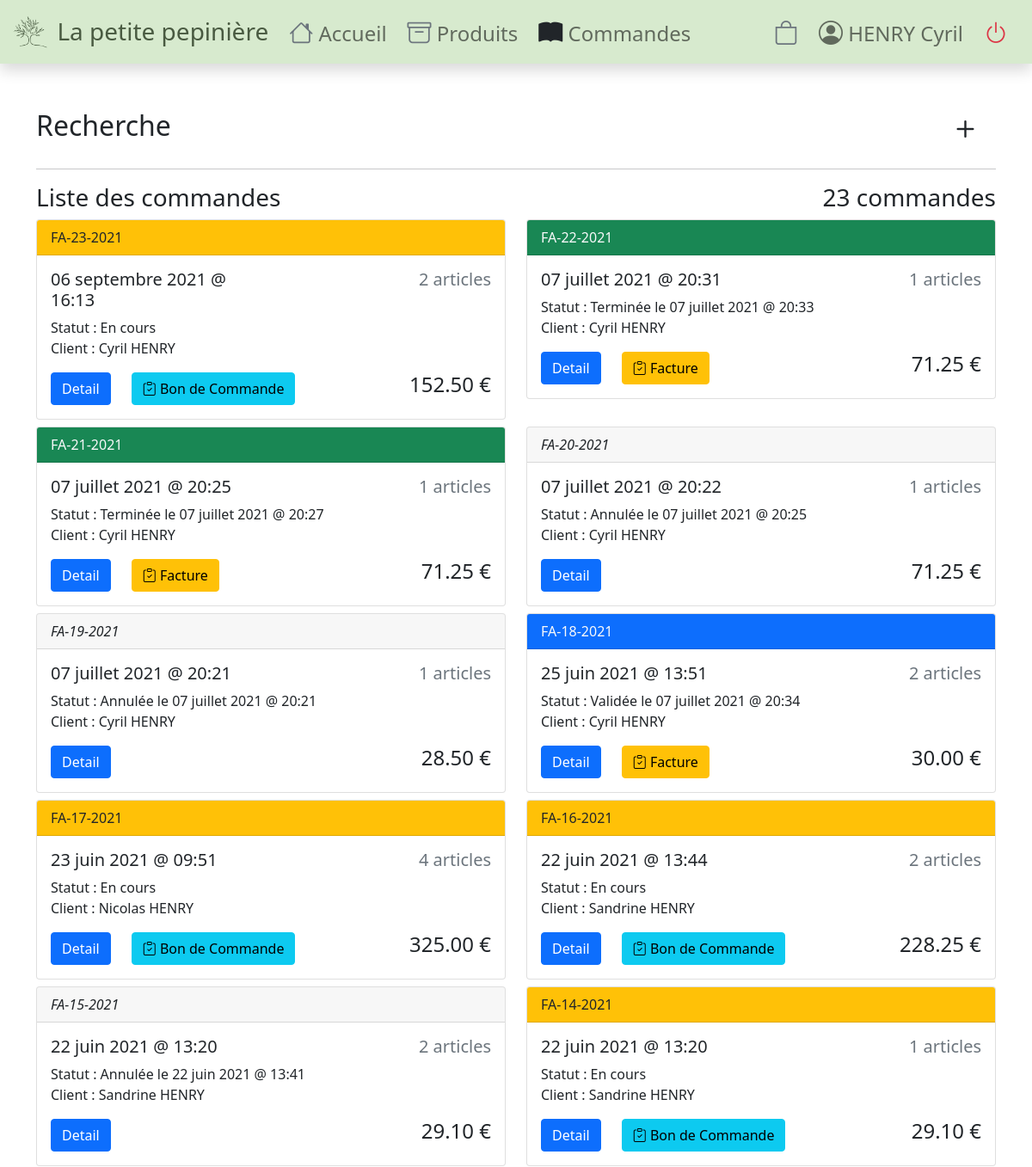
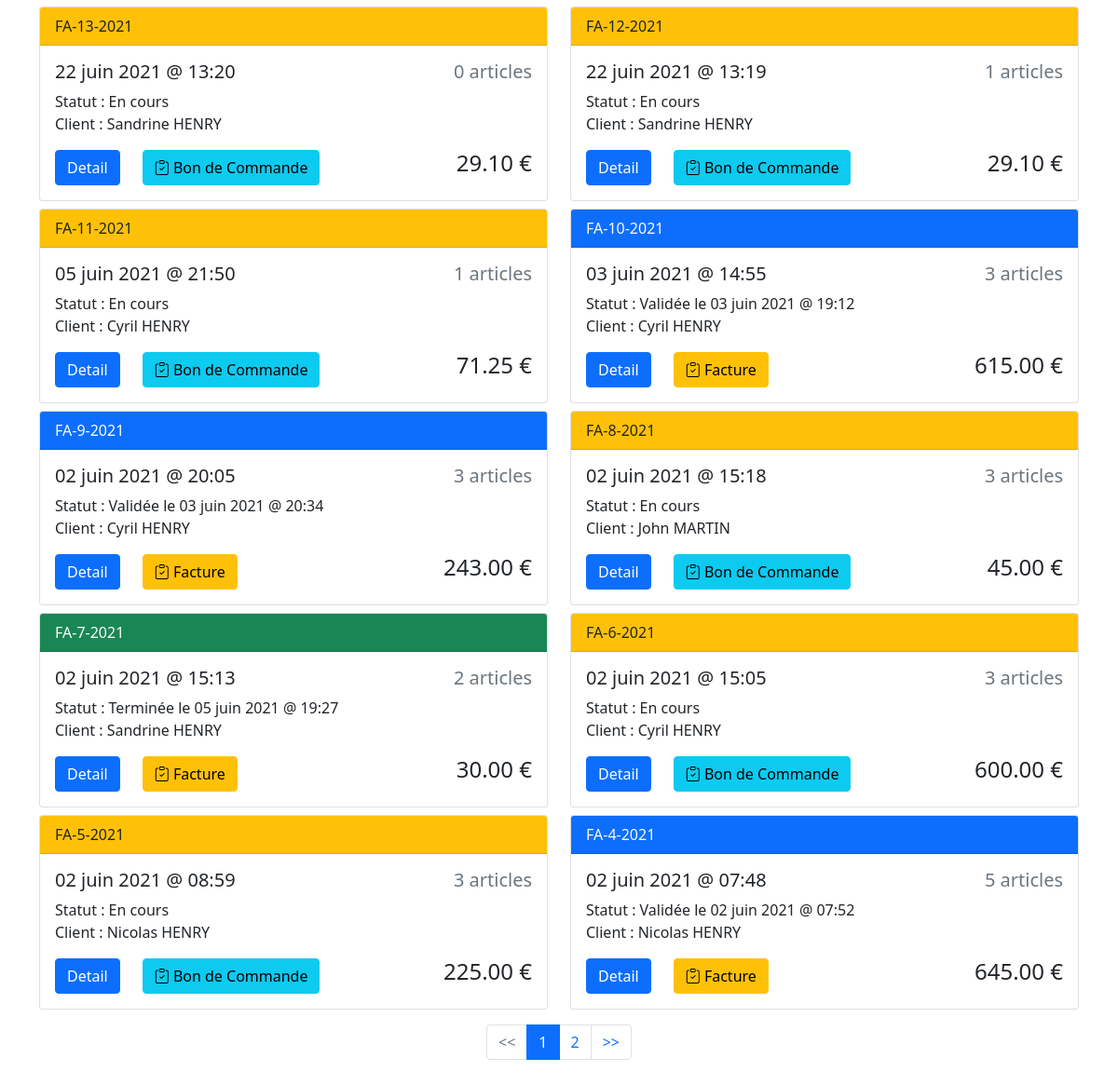
/order/ (signed in), run on the app's committed database (2 pictures, top to bottom).
### order/models.py (models this page shows, shortened)
class Client(models.Model):
    objects = models.Manager()
    nom = models.CharField(max_length=250, db_index=True, null=False, blank=False)
    prenom = models.CharField(max_length=250, db_index=True, null=False, blank=False)
    adresse = models.TextField(blank=True)
    cp = models.CharField(max_length=5, blank=True)
    ville = models.CharField(max_length=250, blank=True)
    tel = models.CharField(max_length=20, blank=True)
    mail = models.CharField(max_length=250, blank=False)
    commentaire = models.TextField(blank=True)
    remise = models.DecimalField(max_digits=5, decimal_places=2, default=0, blank=True)
    user = models.ForeignKey(User, related_name='client', on_delete=models.SET_NULL, blank=True, null=True)

class Commande(models.Model):
    objects = models.Manager()
    date = models.DateTimeField(auto_now_add=True)
    client = models.ForeignKey(Client, related_name='commande', on_delete=models.CASCADE)
    remise = models.DecimalField(max_digits=5, decimal_places=2, default=0)
    statut = models.ForeignKey(Statut, related_name='commande', on_delete=models.CASCADE)
    total = models.DecimalField(max_digits=10, decimal_places=2, default=0)
    date_update = models.DateTimeField(auto_now=True)
    tva = models.DecimalField(max_digits=10, decimal_places=2, default=10.00, blank=True)
    frais = models.ForeignKey(Frais, related_name='commande', on_delete=models.SET_NULL, blank=True, null=True)
    fdp = models.DecimalField(max_digits=8, decimal_places=2, default=0)
    def montant_total(self):
        montant_remise = float(self.total) * float(self.remise) / 100
        montant_frais = 0
        if not self.frais is None:
            montant_frais = self.frais.prix
        somme = float(self.total) - float(montant_remise) + float(montant_frais)
        return somme
    def qte_item(self):
        items = Cartdb.objects.filter(commande=self)
        nb_item = len(items)
        return nb_item

class Statut(models.Model):
    nom = models.CharField(max_length=100, db_index=True, null=False, blank=False, default='En cours')

class Frais(models.Model):
    objects = models.Manager()
    nom = models.CharField(max_length=250, db_index=True, null=False, blank=False)
    prix = models.DecimalField(max_digits=10, decimal_places=2, null=False)
    tva = models.DecimalField(max_digits=10, decimal_places=2, default=20.00)

### order/views.py (the view, shortened to what this page needs)
# urls.py: path('', views.order_list, name='order_list'),
@login_required
def order_list(request, date_before=None, date_after=None, statut_request=None, client_request=None):
    date_before = request.POST.get('date_before')
    date_after = request.POST.get('date_after')
    client_request = request.POST.get('client_request')
    statut_request = request.POST.get('statut')
    variete_request = request.POST.get('variete')
    varietes_list = []
    all_orders = Commande.objects.all()
    for all_order in all_orders:
        items = Cartdb.objects.filter(commande=all_order)
        for item in items:
            if item.produit.variete not in varietes_list:
                varietes_list.append(item.produit.variete)
    varietes_list = sorted(varietes_list, key=lambda x: x.nom)
    if statut_request and statut_request != "All":
        statut_cmd = get_object_or_404(Statut, id=statut_request)
        orders_obj = Commande.objects.filter(statut=statut_cmd).order_by('-date')
        statut_request = int(statut_request)
    else:
        orders_obj = Commande.objects.filter(statut__isnull=False).order_by('-date')
    clients = Client.objects.all()
    statuts = Statut.objects.all()
    client_cmd = None
    statut_cmd = None
    commandes_list = []
    if date_after:
        orders_obj = orders_obj.filter(date__gte=datetime.strptime(date_after, '%Y-%m-%d'))
    if date_before:
        orders_obj = orders_obj.filter(date__lte=datetime.strptime(date_before, '%Y-%m-%d'))
    if client_request:
        client_cmd = get_object_or_404(Client, id=client_request)
        orders_obj = orders_obj.filter(client=client_cmd)
    orders_list = []
    for x in orders_obj:
        orders_list.append(x)
    if len(commandes_list) > 0:
        nouveau = set(orders_list).intersection(commandes_list)
        orders_list_objects = list(nouveau)
    else:
        orders_list_objects = orders_list
    paginator = Paginator(orders_list_objects, 20)
    page = request.GET.get('page')
    try:
        orders = paginator.page(page)
    except PageNotAnInteger:
        orders = paginator.page(1)
    except EmptyPage:
        orders = paginator.page(paginator.num_pages)
    context = {'client_cmd': client_cmd,
               'clients': clients,
               'orders': orders,
               'orders_list': orders_list_objects,
               'date_after': date_after,
               'date_before': date_before,
               'statut_cmd': statut_cmd,
               'statut_request': statut_request,
               'statuts': statuts,
               'varietes_list': varietes_list,
               'variete_request': variete_request,
               'paginate': True
               }
    return render(request, 'order/list.html', context)

### pepiniere/templates/order/list.html (shortened to what this page needs)
{% extends 'onlineshop/base.html' %}
{% load static %}
{% block content %}
{% include 'order/search.html' %}
<div class="nav justify-content-between align-center">
<div class="h3">Liste des commandes</div>
<div class="h3" id="qty-find-order">{{ orders_list|length }} commandes</div>
</div>
<div class="row mb-2">
    {% for order in orders %}
        <div class="col-sm-6">
            <div class="card">
                {% if order.statut.nom == "Annulée" %}
                <div class="card-header fst-italic">FA-{{ order.id }}-{{ order.date|date:'Y' }}</div>
                {% elif order.statut.nom == "Terminée" %}
                <div class="card-header bg-success text-light">FA-{{ order.id }}-{{ order.date|date:'Y' }}</div>
                {% elif order.statut.nom == "Validée" %}
                <div class="card-header bg-primary text-light">FA-{{ order.id }}-{{ order.date|date:'Y' }}</div>
                {% else %}
                <div class="card-header bg-warning">FA-{{ order.id }}-{{ order.date|date:'Y' }}</div>
                {% endif %}
                <div class="card-body">
                    <div class="row align-middle">
                        <h5 class="col-md-6">{{ order.date|date:'d F Y @ H:i' }}</h5>
                        <h5 class="col-md-6 text-end h5 text-secondary">{{ order.qte_item }} articles</h5>
                    </div>
                    <p class="card-text">Statut : {{ order.statut.nom }}{% if order.statut.nom != "En cours" %} le {{ order.date_update|date:'d F Y @ H:i' }} {% endif %}<br/>Client : {{ order.client.prenom }} {{ order.client.nom }}</p>
                    <div class="row align-middle">
                        <div class="col-md-auto"><a href="{% url 'order:order_detail' order.id %}" class="btn btn-primary">Detail</a></div>
                        {% if order.statut.nom == "En cours" %}
                        <div class="col-md-auto"><a target="_blank" href="{% url 'order:order_print' order.id %}?download=1&mode=2" class="btn btn-info"><i class="bi bi-clipboard-check"></i> Bon de Commande</a></div>
                        {% endif %}
                        {% if order.statut.nom == "Terminée" or order.statut.nom == "Validée"%}
                        <div class="col-md-auto"><a target="_blank" href="{% url 'order:order_print' order.id %}?download=1&mode=1" class="btn btn-warning"><i class="bi bi-clipboard-check"></i> Facture</a></div>
                        {% endif %}
                        <div class="col md-4 text-end h4">{{ order.montant_total|floatformat:"2" }} €</div>
                    </div>
                </div>
            </div>
        </div>
        {% if forloop.counter|divisibleby:2 %}</div><div class="row mb-2">{% endif %}
    {% endfor %}
</div>
{% if paginate %}
<nav aria-label="...">
<ul class="pagination justify-content-center">
    {% if orders.has_previous %}
        <li class="page-item"><a class="page-link" href="?page={{ orders.previous_page_number }}{{ getvars }}"><<</a></li>
    {% else %}
        <li class="page-item disabled"><a class="page-link" href="#"><<</a></li>
    {% endif %}
    {% for i in orders.paginator.page_range %}
        {% if orders.number == i %}
            <li class="page-item active"><span class="page-link" href="#">{{ i }}</span></li>
        {% elif i > orders.number|add:'-5' and i < orders.number|add:'10' %}
            <li class="page-item"><a class="page-link" href="?page={{ i }}{{ getvars }}">{{ i }}</a></li>
        {% endif %}
    {% endfor %}
    {% if orders.has_next %}
        <li class="page-item"><a class="page-link" href="?page={{ orders.next_page_number }}{{ getvars }}">>></a></li>
    {% else %}
        <li class="page-item disabled"><a class="page-link" href="#">>></a></li>
    {% endif %}
</ul>
</nav>
{% endif %}
{% endblock %}

### pepiniere/templates/onlineshop/base.html (shortened to what this page needs)
<!DOCTYPE html>
{% load static %}
<html lang="fr">
<head>
    <link rel="stylesheet" href="{% static 'css/bootstrap-icons.css' %}" />
    <link rel="stylesheet" href="{% static 'css/bootstrap.min.css' %}">
    <link rel="stylesheet" href="{% static 'css/style.css' %}" />
</head>
<body>
    <div aria-live="polite" aria-atomic="true" class="bg-dark position-relative bd-example-toasts" id="toastAjax">
        <div class="toast-container position-absolute p-3 top-0 end-0" id="toastPlacementAjax">
        </div>
    </div>
    <nav class= "navbar navbar-expand-lg navbar-light justify-content-between fixed-top shadow bgheader" aria-label="Menu">
        <div class="container-fluid">
            <a href="/" class="navbar-brand fs-3" style="color:#495a41;"><img class="img-fluid" src="{% static 'img/logov2.png' %}" height="40" /> La petite pepinière</a>
            <div class="navbar-collapse collapse" id="navbar">
                <ul class="navbar-nav flex-row flex-wrap bd-navbar-nav pt-2 py-md-0" id="navBarLeft">
                    {% if request.user.is_authenticated %}
                    <li class="nav-item pe-2"><a class="nav-link fs-4" href="/" aria-describedby="tooltip"><i class="{% if request.path == '/' %} text-dark bi-house-fill {% else %}text-secondary bi-house {% endif %} fs-3"></i> Accueil</a></li>
                    <li id="product-btn" class="nav-item pe-2"><a class="nav-link fs-4" href="{% url 'onlineshop:produit_list' %}"><i class="{% if '/produit/' in request.path  %} text-dark bi-archive-fill {% else %}text-secondary bi-archive{% endif %} fs-3"></i> Produits</a></li>
                    <li id="order-btn" class="nav-item pe-2"><a class="nav-link fs-4" href="{% url 'order:order_list' %}"><i class="{% if '/order/' in request.path  %} text-dark bi-book-fill {% else %}text-secondary bi-book {% endif %} fs-3"></i> Commandes</a></li>
                </ul>
                <ul class="navbar-nav flex-row flex-wrap ms-md-auto"  id="navBarRight">
                    <li class="nav-item pe-2">
                        {% if 'cart' in request.session %}
                        <a href="/cart/" class="nav-link fs-4" id="cartLink">
                            <i class="{% if '/cart/' in request.path  %} text-dark bi-bag-fill {% else %}text-secondary bi-bag {% endif %} fs-3 strong"></i>
                            {% if request.session.cart|length > 0 %}
                            <span class='badge badge-warning' id='lblCartCount'> {{ request.session.cart|length }} </span>
                            {% else %}
                            <span class='badge badge-warning' id='lblCartCount'></span>
                            {% endif %}
                            <span class="textCart">Panier</span>
                        </a>
                        {% else %}
                        <a class="nav-link fs-4" href="/" id="cartLink">
                            <i class="bi-bag text-muted fs-3"></i>
                        </a>
                        {% endif %}
                    </li>
                    {% endif %}
                    {% if request.user.is_authenticated %}
                    <li class="nav-item pe-2">
                        <a class="nav-link fs-4" href="/"><i class="bi bi-person-circle fs-3"></i> <span>{{ user.client.all.0.nom }} {{ user.client.all.0.prenom }}</span></a>
                    </li>
                    {% endif %}
                    <li class="nav-item pe-2">
                    {% if request.user.is_authenticated %}
                        <a id="logout_btn" class="nav-link fs-4" href="/account/logout">
                            <i class="bi-power text-danger fs-3"></i>
                        </a>
                        {% else %}
                        <a id="login_btn" class="nav-link fs-4" href="/account/login">
                            <i class="bi-power text-success fs-3"></i>
                            <span class="textConnect">Connexion</span>
                        </a>
                    {% endif %}
                    </li>
                </ul>
            </div>
        </div>
    </nav>
    <div class="container py-5">
    <div id="content">
        {% block content %}{% endblock %}
    </div>
</div>
</body>
</html>

### onlineshop/static/css/style.css (style rules this page uses)
body { padding-top:4.5em; }
.bgheader { background:#D7EACE; }
.navbar-brand img { height: 2.5rem!important; }
.card { flex: 0 1 calc(33% - 1em); }
@media screen and (min-width:1200px) { .card { flex: 0 1 calc(33% - 1em); } }
@media screen and (max-width:1200px) and (min-width:768px) { .card { flex: 0 1 calc(50% - 1em); } }
.active { color:red !important; }

### data on the page
Commande: id "23", date "2021", date "06 septembre 2021 @ 16:13", qte_item "2", statut.nom "En cours", client.prenom "Cyril", client.nom "HENRY", shows "Bon de Commande", montant_total "152.50"
Commande: id "22", date "2021", date "07 juillet 2021 @ 20:31", qte_item "1", statut.nom "Terminée", date_update "07 juillet 2021 @ 20:33", client.prenom "Cyril", client.nom "HENRY", shows "Facture", montant_total "71.25"
Commande: id "21", date "2021", date "07 juillet 2021 @ 20:25", qte_item "1", statut.nom "Terminée", date_update "07 juillet 2021 @ 20:27", client.prenom "Cyril", client.nom "HENRY", shows "Facture", montant_total "71.25"
Commande: id "20", date "2021", date "07 juillet 2021 @ 20:22", qte_item "1", statut.nom "Annulée", date_update "07 juillet 2021 @ 20:25", client.prenom "Cyril", client.nom "HENRY", montant_total "71.25"
Commande: id "19", date "2021", date "07 juillet 2021 @ 20:21", qte_item "1", statut.nom "Annulée", date_update "07 juillet 2021 @ 20:21", client.prenom "Cyril", client.nom "HENRY", montant_total "28.50"
Commande: id "18", date "2021", date "25 juin 2021 @ 13:51", qte_item "2", statut.nom "Validée", date_update "07 juillet 2021 @ 20:34", client.prenom "Cyril", client.nom "HENRY", shows "Facture", montant_total "30.00"
Commande: id "17", date "2021", date "23 juin 2021 @ 09:51", qte_item "4", statut.nom "En cours", client.prenom "Nicolas", client.nom "HENRY", shows "Bon de Commande", montant_total "325.00"
Commande: id "16", date "2021", date "22 juin 2021 @ 13:44", qte_item "2", statut.nom "En cours", client.prenom "Sandrine", client.nom "HENRY", shows "Bon de Commande", montant_total "228.25"
Commande: id "15", date "2021", date "22 juin 2021 @ 13:20", qte_item "2", statut.nom "Annulée", date_update "22 juin 2021 @ 13:41", client.prenom "Sandrine", client.nom "HENRY", montant_total "29.10"
Commande: id "14", date "2021", date "22 juin 2021 @ 13:20", qte_item "1", statut.nom "En cours", client.prenom "Sandrine", client.nom "HENRY", shows "Bon de Commande", montant_total "29.10"
Commande: id "13", date "2021", date "22 juin 2021 @ 13:20", qte_item "0", statut.nom "En cours", client.prenom "Sandrine", client.nom "HENRY", shows "Bon de Commande", montant_total "29.10"
Commande: id "12", date "2021", date "22 juin 2021 @ 13:19", qte_item "1", statut.nom "En cours", client.prenom "Sandrine", client.nom "HENRY", shows "Bon de Commande", montant_total "29.10"
Commande: id "11", date "2021", date "05 juin 2021 @ 21:50", qte_item "1", statut.nom "En cours", client.prenom "Cyril", client.nom "HENRY", shows "Bon de Commande", montant_total "71.25"
Commande: id "10", date "2021", date "03 juin 2021 @ 14:55", qte_item "3", statut.nom "Validée", date_update "03 juin 2021 @ 19:12", client.prenom "Cyril", client.nom "HENRY", shows "Facture", montant_total "615.00"
Commande: id "9", date "2021", date "02 juin 2021 @ 20:05", qte_item "3", statut.nom "Validée", date_update "03 juin 2021 @ 20:34", client.prenom "Cyril", client.nom "HENRY", shows "Facture", montant_total "243.00"
Commande: id "8", date "2021", date "02 juin 2021 @ 15:18", qte_item "3", statut.nom "En cours", client.prenom "John", client.nom "MARTIN", shows "Bon de Commande", montant_total "45.00"
Commande: id "7", date "2021", date "02 juin 2021 @ 15:13", qte_item "2", statut.nom "Terminée", date_update "05 juin 2021 @ 19:27", client.prenom "Sandrine", client.nom "HENRY", shows "Facture", montant_total "30.00"
Commande: id "6", date "2021", date "02 juin 2021 @ 15:05", qte_item "3", statut.nom "En cours", client.prenom "Cyril", client.nom "HENRY", shows "Bon de Commande", montant_total "600.00"
Commande: id "5", date "2021", date "02 juin 2021 @ 08:59", qte_item "3", statut.nom "En cours", client.prenom "Nicolas", client.nom "HENRY", shows "Bon de Commande", montant_total "225.00"
Commande: id "4", date "2021", date "02 juin 2021 @ 07:48", qte_item "5", statut.nom "Validée", date_update "02 juin 2021 @ 07:52", client.prenom "Nicolas", client.nom "HENRY", shows "Facture", montant_total "645.00"

### other printed values
{{ user.client.all.0.nom }} "HENRY"
{{ user.client.all.0.prenom }} "Cyril"
{{ orders_list|length }} "23"
{{ i }} "1"
{{ i }} "2"
